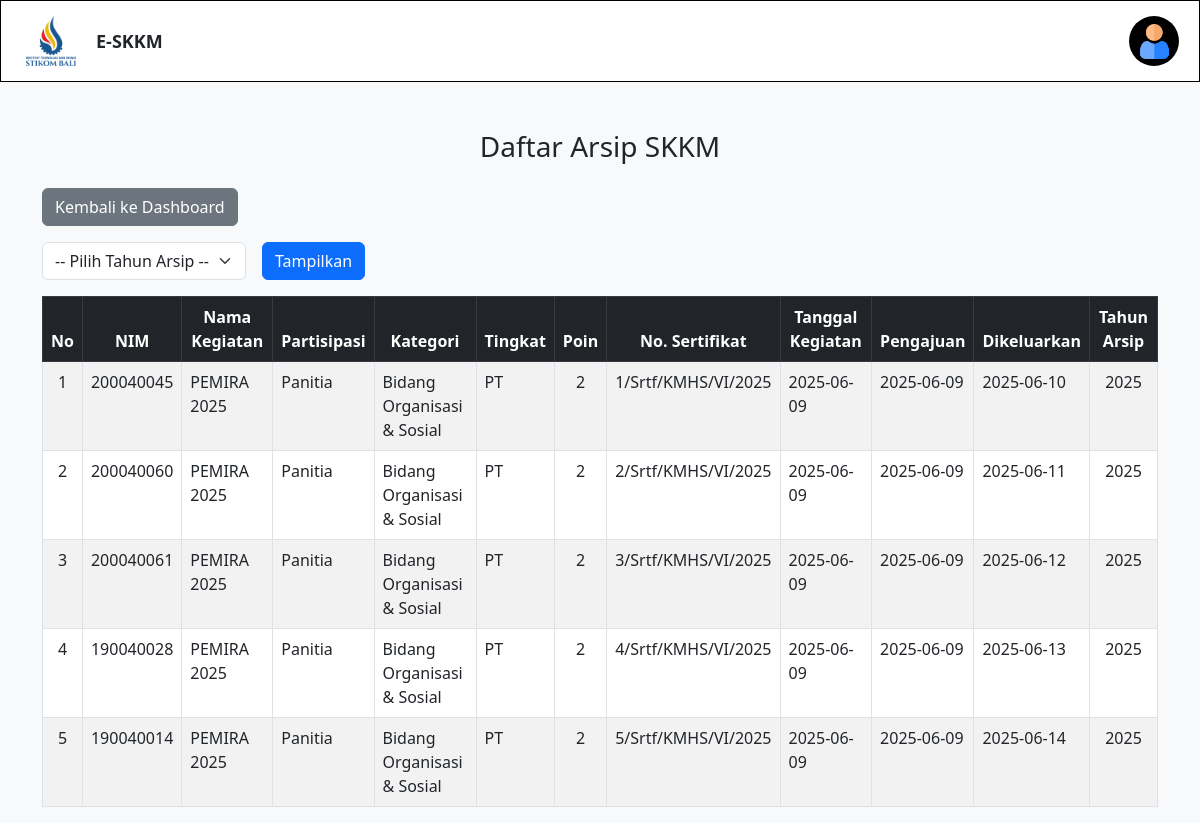
The app's page /kemahasiswaan/arsip/arsip_internal.php (signed in) with its own data.
### tables this page shows
CREATE TABLE `arsip_skkm` (
  `id_arsip` int(11) NOT NULL,
  `id_berkas_internal` int(11) DEFAULT NULL,
  `id_ormawa` int(11) NOT NULL,
  `nim` int(20) NOT NULL,
  `nama_kegiatan` varchar(100) NOT NULL,
  `partisipasi` varchar(100) NOT NULL,
  `tanggal_kegiatan` date NOT NULL,
  `tanggal_pengajuan` date NOT NULL,
  `id_bem` int(11) NOT NULL,
  `kategori_kegiatan` varchar(100) NOT NULL,
  `tingkat` varchar(100) NOT NULL,
  `poin_skkm` int(11) NOT NULL,
  `id_kemahasiswaan` int(11) NOT NULL,
  `nomor_sertifikat_internal` varchar(100) NOT NULL,
  `tanggal_dikeluarkan` date NOT NULL,
  `tahun_arsip` year(4) NOT NULL
);

### kemahasiswaan/arsip/arsip_internal.php (the view, shortened to what this page needs)
<?php
require_once('../../koneksi.php');
$query = "SELECT id_berkas_internal, nim, nama_kegiatan, partisipasi, kategori_kegiatan, tingkat,
           poin_skkm, nomor_sertifikat_internal, tanggal_kegiatan, tanggal_pengajuan,
           tanggal_dikeluarkan, tahun_arsip
          FROM arsip_skkm";
$query .= " ORDER BY tanggal_kegiatan DESC";
$result = $conn->query($query);
?>
<!DOCTYPE html>
<html lang="id">
<head>
    <link href="https://cdn.jsdelivr.net/npm/bootstrap@5.3.0/dist/css/bootstrap.min.css" rel="stylesheet">
</head>
<body class="bg-light">
<?php include '../navbar.php'; ?>
<div class="container mt-5">
    <h3 class="mb-4 text-center">Daftar Arsip SKKM</h3>
    <a href="../" class="btn btn-secondary mb-3">Kembali ke Dashboard</a>
<form method="GET" class="row g-3 mb-3">
    <div class="col-auto">
        <select name="tahun" class="form-select" required>
            <option value="">-- Pilih Tahun Arsip --</option>
        </select>
    </div>
    <div class="col-auto">
        <button type="submit" class="btn btn-primary">Tampilkan</button>
    </div>
</form>
    <?php if ($result && $result->num_rows > 0): ?>
        <div class="table-responsive">
            <table class="table table-bordered table-striped table-hover">
                <thead class="table-dark text-center">
                    <tr>
                        <th>No</th>
                        <th>NIM</th>
                        <th>Nama Kegiatan</th>
                        <th>Partisipasi</th>
                        <th>Kategori</th>
                        <th>Tingkat</th>
                        <th>Poin</th>
                        <th>No. Sertifikat</th>
                        <th>Tanggal Kegiatan</th>
                        <th>Pengajuan</th>
                        <th>Dikeluarkan</th>
                        <th>Tahun Arsip</th>
                    </tr>
                </thead>
                <tbody>
                    <?php $no = 1; while ($row = $result->fetch_assoc()): ?>
                    <tr>
                        <td class="text-center"><?= $no++ ?></td>
                        <td><?= htmlspecialchars($row['nim']) ?></td>
                        <td><?= htmlspecialchars($row['nama_kegiatan']) ?></td>
                        <td><?= htmlspecialchars($row['partisipasi']) ?></td>
                        <td><?= htmlspecialchars($row['kategori_kegiatan']) ?></td>
                        <td><?= htmlspecialchars($row['tingkat']) ?></td>
                        <td class="text-center"><?= $row['poin_skkm'] ?></td>
                        <td><?= htmlspecialchars($row['nomor_sertifikat_internal']) ?></td>
                        <td><?= htmlspecialchars($row['tanggal_kegiatan']) ?></td>
                        <td><?= htmlspecialchars($row['tanggal_pengajuan']) ?></td>
                        <td><?= htmlspecialchars($row['tanggal_dikeluarkan']) ?></td>
                        <td class="text-center"><?= $row['tahun_arsip'] ?></td>
                    </tr>
                    <?php endwhile; ?>
                </tbody>
            </table>
        </div>
    <?php else: ?>
        <div class="alert alert-warning text-center">Tidak ada data arsip ditemukan.</div>
    <?php endif; ?>
</div>
</body>
</html>

### records on screen
arsip_skkm: nim "200040045", nama_kegiatan "PEMIRA 2025", partisipasi "Panitia", kategori_kegiatan "Bidang Organisasi & Sosial", tingkat "PT", poin_skkm "2", nomor_sertifikat_internal "1/Srtf/KMHS/VI/2025", tanggal_kegiatan "2025-06-09", tanggal_pengajuan "2025-06-09", tanggal_dikeluarkan "2025-06-10", tahun_arsip "2025"
arsip_skkm: nim "200040060", nama_kegiatan "PEMIRA 2025", partisipasi "Panitia", kategori_kegiatan "Bidang Organisasi & Sosial", tingkat "PT", poin_skkm "2", nomor_sertifikat_internal "2/Srtf/KMHS/VI/2025", tanggal_kegiatan "2025-06-09", tanggal_pengajuan "2025-06-09", tanggal_dikeluarkan "2025-06-11", tahun_arsip "2025"
arsip_skkm: nim "200040061", nama_kegiatan "PEMIRA 2025", partisipasi "Panitia", kategori_kegiatan "Bidang Organisasi & Sosial", tingkat "PT", poin_skkm "2", nomor_sertifikat_internal "3/Srtf/KMHS/VI/2025", tanggal_kegiatan "2025-06-09", tanggal_pengajuan "2025-06-09", tanggal_dikeluarkan "2025-06-12", tahun_arsip "2025"
arsip_skkm: nim "190040028", nama_kegiatan "PEMIRA 2025", partisipasi "Panitia", kategori_kegiatan "Bidang Organisasi & Sosial", tingkat "PT", poin_skkm "2", nomor_sertifikat_internal "4/Srtf/KMHS/VI/2025", tanggal_kegiatan "2025-06-09", tanggal_pengajuan "2025-06-09", tanggal_dikeluarkan "2025-06-13", tahun_arsip "2025"
arsip_skkm: nim "190040014", nama_kegiatan "PEMIRA 2025", partisipasi "Panitia", kategori_kegiatan "Bidang Organisasi & Sosial", tingkat "PT", poin_skkm "2", nomor_sertifikat_internal "5/Srtf/KMHS/VI/2025", tanggal_kegiatan "2025-06-09", tanggal_pengajuan "2025-06-09", tanggal_dikeluarkan "2025-06-14", tahun_arsip "2025"
